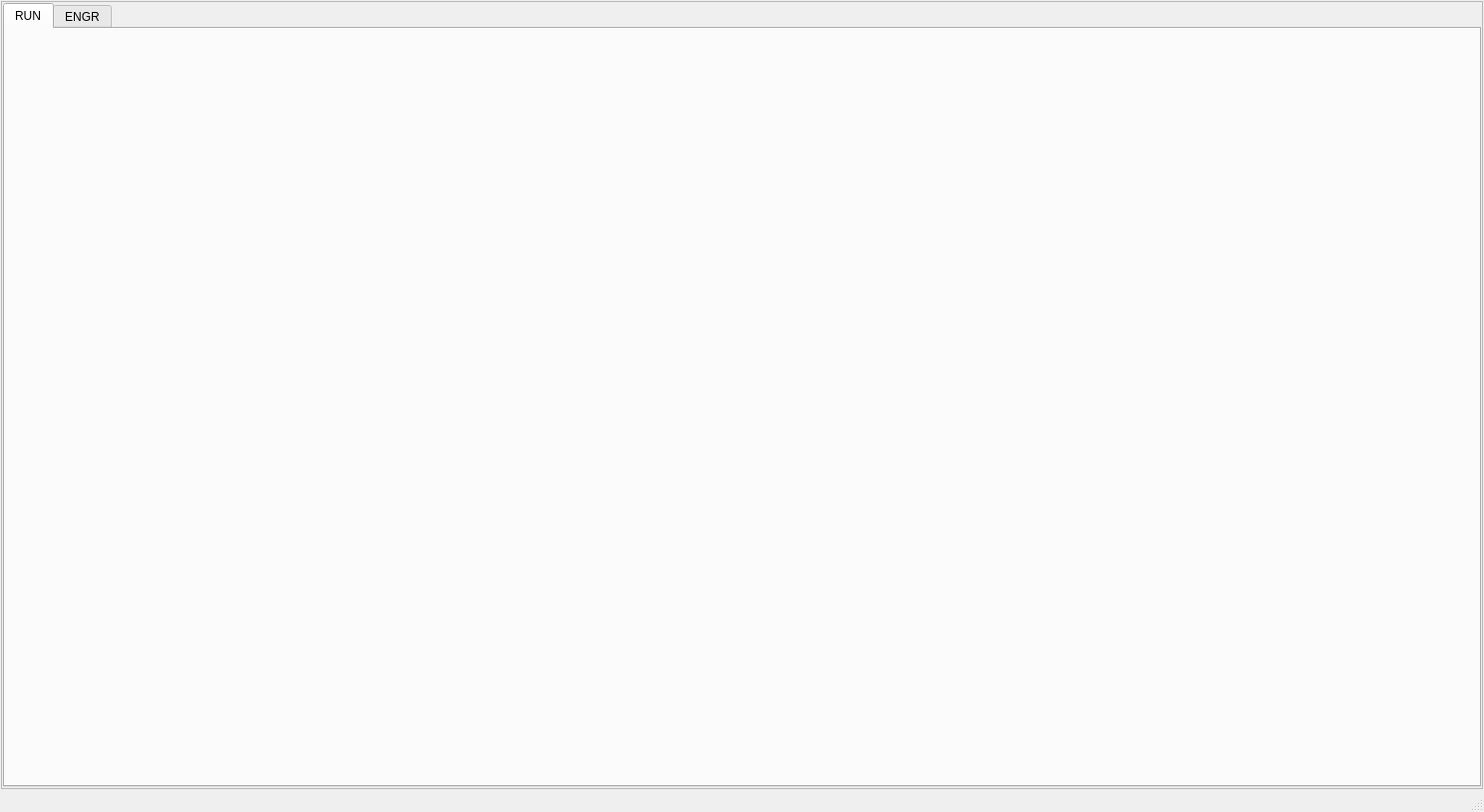
<?xml version="1.0" encoding="UTF-8"?>
<ui version="4.0">
 <class>CMainWindow</class>
 <widget class="QMainWindow" name="CMainWindow">
  <property name="geometry">
   <rect>
    <x>0</x>
    <y>0</y>
    <width>1487</width>
    <height>814</height>
   </rect>
  </property>
  <property name="windowTitle">
   <string>MainWindow</string>
  </property>
  <widget class="QWidget" name="centralwidget">
   <layout class="QVBoxLayout" name="verticalLayout_2">
    <property name="spacing">
     <number>0</number>
    </property>
    <property name="leftMargin">
     <number>1</number>
    </property>
    <property name="topMargin">
     <number>1</number>
    </property>
    <property name="rightMargin">
     <number>1</number>
    </property>
    <property name="bottomMargin">
     <number>1</number>
    </property>
    <item>
     <widget class="QFrame" name="frame">
      <property name="frameShape">
       <enum>QFrame::StyledPanel</enum>
      </property>
      <property name="frameShadow">
       <enum>QFrame::Plain</enum>
      </property>
      <layout class="QVBoxLayout" name="verticalLayout">
       <property name="spacing">
        <number>1</number>
       </property>
       <property name="leftMargin">
        <number>1</number>
       </property>
       <property name="topMargin">
        <number>1</number>
       </property>
       <property name="rightMargin">
        <number>1</number>
       </property>
       <property name="bottomMargin">
        <number>1</number>
       </property>
       <item>
        <widget class="QTabWidget" name="tabAutoEngr">
         <property name="currentIndex">
          <number>0</number>
         </property>
         <widget class="QWidget" name="tab">
          <attribute name="title">
           <string>RUN</string>
          </attribute>
         </widget>
         <widget class="QWidget" name="tab_2">
          <attribute name="title">
           <string>ENGR</string>
          </attribute>
         </widget>
        </widget>
       </item>
      </layout>
     </widget>
    </item>
   </layout>
  </widget>
  <widget class="QMenuBar" name="menubar">
   <property name="geometry">
    <rect>
     <x>0</x>
     <y>0</y>
     <width>1487</width>
     <height>20</height>
    </rect>
   </property>
  </widget>
  <widget class="QStatusBar" name="statusbar"/>
 </widget>
 <resources/>
 <connections/>
</ui>
